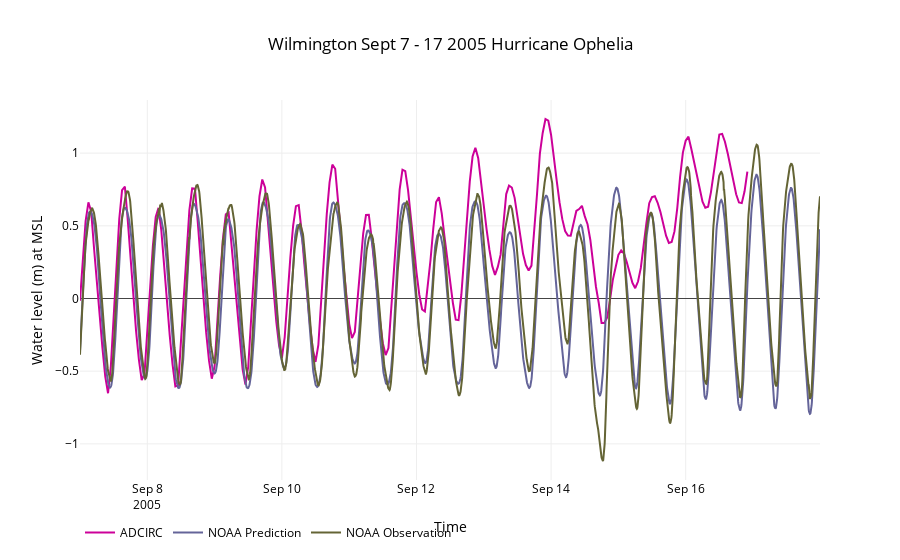

The cell this chart's notebook holds for it:
### Markdown cell above
### Timeseries Wilmington

### Code cell
nc_file = nc4.Dataset(files[2])
start,freq,station,name = '20050907 00:00:00','1H',567933,' Prediction'
table = utils.timeseries(nc_file,start,freq,station,name)
start,end,noaa = '20050907','20050917','8658120'
data = utils.plot_timeseries(table,start,end,noaa)
title,x,y = 'Wilmington Sept 7 - 17 2005 Hurricane Ophelia','Time','Water level (m) at MSL'
layout=utils.layout(title,x,y)
fig = go.Figure(data=data, layout=layout)
interactive = iplot(fig)
#po.plot(fig,filename=root_dir+'\\'+'beaufort_ophelia.html')

### Figure 1 — Plotly figure (JSON) as saved in the notebook; plotly's stock layout.template omitted (floating-point values rounded to 4 significant figures; data arrays with more than 128 entries replaced by an {"elided": "..."} marker saying what was removed)
{"data": [{"line": {"color": "rgb(204, 0, 153)"}, "mode": "lines", "name": "ADCIRC", "type": "scatter", "uid": "ec31e654-dc6e-11e8-a967-6c0b84658d3c", "x": {"elided": "239 str values"}, "y": {"elided": "239 float values"}}, {"line": {"color": "rgb(100, 100, 153)"}, "mode": "lines", "name": "NOAA Prediction", "type": "scatter", "uid": "ec31e655-dc6e-11e8-8e31-6c0b84658d3c", "x": {"elided": "2640 str values"}, "y": {"elided": "2640 float values"}}, {"line": {"color": "rgb(100, 100, 53)"}, "mode": "lines", "name": "NOAA Observation", "type": "scatter", "uid": "ec31e656-dc6e-11e8-88f5-6c0b84658d3c", "x": {"elided": "2640 str values"}, "y": {"elided": "2640 float values"}}], "layout": {"autosize": true, "font": {"color": "rgb(0, 0, 0)"}, "legend": {"orientation": "h"}, "paper_bgcolor": "rgb(255,255,255)", "plot_bgcolor": "rgb(255,255,255)", "title": "Wilmington Sept 7 - 17 2005 Hurricane Ophelia", "xaxis": {"autorange": true, "range": ["2005-09-07", "2005-09-17 23:54"], "title": "Time", "type": "date"}, "yaxis": {"autorange": false, "range": [-1.249, 1.366], "title": "Water level (m) at MSL", "type": "linear"}}}
